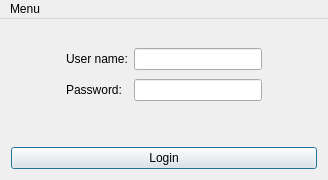
<?xml version="1.0" encoding="UTF-8"?>
<ui version="4.0">
 <class>MainWindow</class>
 <widget class="QMainWindow" name="MainWindow">
  <property name="geometry">
   <rect>
    <x>0</x>
    <y>0</y>
    <width>328</width>
    <height>180</height>
   </rect>
  </property>
  <property name="windowTitle">
   <string>Mana Mobile</string>
  </property>
  <property name="styleSheet">
   <string notr="true"/>
  </property>
  <widget class="QWidget" name="centralWidget">
   <layout class="QGridLayout" name="gridLayout">
    <item row="0" column="2">
     <spacer name="verticalSpacer">
      <property name="orientation">
       <enum>Qt::Vertical</enum>
      </property>
      <property name="sizeHint" stdset="0">
       <size>
        <width>128</width>
        <height>23</height>
       </size>
      </property>
     </spacer>
    </item>
    <item row="1" column="1" rowspan="2">
     <widget class="QLabel" name="label">
      <property name="text">
       <string>User name:</string>
      </property>
      <property name="buddy">
       <cstring>usernameEdit</cstring>
      </property>
     </widget>
    </item>
    <item row="1" column="2" rowspan="2">
     <widget class="QLineEdit" name="usernameEdit"/>
    </item>
    <item row="2" column="0" rowspan="2">
     <spacer name="horizontalSpacer">
      <property name="orientation">
       <enum>Qt::Horizontal</enum>
      </property>
      <property name="sizeHint" stdset="0">
       <size>
        <width>40</width>
        <height>26</height>
       </size>
      </property>
     </spacer>
    </item>
    <item row="3" column="2" rowspan="2">
     <widget class="QLineEdit" name="passwordEdit">
      <property name="echoMode">
       <enum>QLineEdit::Password</enum>
      </property>
     </widget>
    </item>
    <item row="3" column="3" rowspan="2">
     <spacer name="horizontalSpacer_2">
      <property name="orientation">
       <enum>Qt::Horizontal</enum>
      </property>
      <property name="sizeHint" stdset="0">
       <size>
        <width>40</width>
        <height>26</height>
       </size>
      </property>
     </spacer>
    </item>
    <item row="3" column="1" rowspan="2">
     <widget class="QLabel" name="label_2">
      <property name="text">
       <string>Password:</string>
      </property>
      <property name="buddy">
       <cstring>passwordEdit</cstring>
      </property>
     </widget>
    </item>
    <item row="6" column="2">
     <spacer name="verticalSpacer_2">
      <property name="orientation">
       <enum>Qt::Vertical</enum>
      </property>
      <property name="sizeHint" stdset="0">
       <size>
        <width>128</width>
        <height>24</height>
       </size>
      </property>
     </spacer>
    </item>
    <item row="7" column="0" colspan="4">
     <widget class="QPushButton" name="buttonLogin">
      <property name="text">
       <string>Login</string>
      </property>
      <property name="default">
       <bool>true</bool>
      </property>
     </widget>
    </item>
    <item row="5" column="0" colspan="4">
     <widget class="QLabel" name="errorLabel">
      <property name="styleSheet">
       <string notr="true">color: #ff4343;</string>
      </property>
      <property name="text">
       <string/>
      </property>
      <property name="alignment">
       <set>Qt::AlignCenter</set>
      </property>
     </widget>
    </item>
   </layout>
  </widget>
  <widget class="QMenuBar" name="menuBar">
   <property name="geometry">
    <rect>
     <x>0</x>
     <y>0</y>
     <width>328</width>
     <height>23</height>
    </rect>
   </property>
   <widget class="QMenu" name="menuMenu">
    <property name="title">
     <string>Menu</string>
    </property>
    <addaction name="actionSettings"/>
    <addaction name="actionAbout"/>
   </widget>
   <addaction name="menuMenu"/>
  </widget>
  <action name="actionAbout">
   <property name="text">
    <string>About</string>
   </property>
  </action>
  <action name="actionSettings">
   <property name="text">
    <string>Settings</string>
   </property>
  </action>
 </widget>
 <layoutdefault spacing="6" margin="11"/>
 <resources/>
 <connections/>
</ui>
